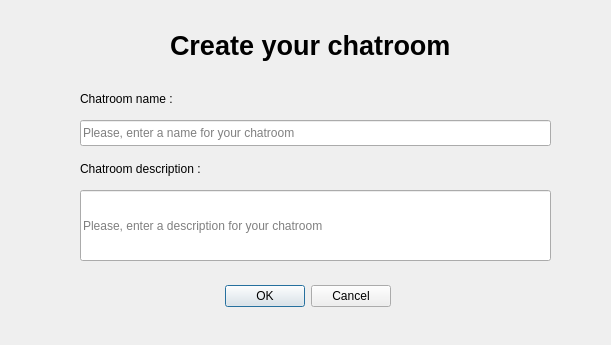
<?xml version="1.0" encoding="UTF-8"?>
<ui version="4.0">
 <class>chatroomCreation</class>
 <widget class="QDialog" name="chatroomCreation">
  <property name="geometry">
   <rect>
    <x>0</x>
    <y>0</y>
    <width>611</width>
    <height>345</height>
   </rect>
  </property>
  <property name="windowTitle">
   <string>Dialog</string>
  </property>
  <widget class="QDialogButtonBox" name="buttonBox">
   <property name="geometry">
    <rect>
     <x>50</x>
     <y>280</y>
     <width>341</width>
     <height>32</height>
    </rect>
   </property>
   <property name="orientation">
    <enum>Qt::Orientation::Horizontal</enum>
   </property>
   <property name="standardButtons">
    <set>QDialogButtonBox::StandardButton::Cancel|QDialogButtonBox::StandardButton::Ok</set>
   </property>
  </widget>
  <widget class="QLabel" name="label">
   <property name="geometry">
    <rect>
     <x>170</x>
     <y>30</y>
     <width>311</width>
     <height>31</height>
    </rect>
   </property>
   <property name="font">
    <font>
     <pointsize>20</pointsize>
     <bold>true</bold>
    </font>
   </property>
   <property name="text">
    <string>Create your chatroom</string>
   </property>
  </widget>
  <widget class="QLabel" name="label_2">
   <property name="geometry">
    <rect>
     <x>80</x>
     <y>90</y>
     <width>121</width>
     <height>18</height>
    </rect>
   </property>
   <property name="text">
    <string>Chatroom name :</string>
   </property>
  </widget>
  <widget class="QLabel" name="label_3">
   <property name="geometry">
    <rect>
     <x>80</x>
     <y>160</y>
     <width>151</width>
     <height>18</height>
    </rect>
   </property>
   <property name="text">
    <string>Chatroom description :</string>
   </property>
  </widget>
  <widget class="QLineEdit" name="chatroomNameLE">
   <property name="geometry">
    <rect>
     <x>80</x>
     <y>120</y>
     <width>471</width>
     <height>26</height>
    </rect>
   </property>
   <property name="placeholderText">
    <string>Please, enter a name for your chatroom</string>
   </property>
  </widget>
  <widget class="QLineEdit" name="chatroomDescriptionLE">
   <property name="geometry">
    <rect>
     <x>80</x>
     <y>190</y>
     <width>471</width>
     <height>71</height>
    </rect>
   </property>
   <property name="placeholderText">
    <string>Please, enter a description for your chatroom</string>
   </property>
  </widget>
 </widget>
 <resources/>
 <connections>
  <connection>
   <sender>buttonBox</sender>
   <signal>accepted()</signal>
   <receiver>chatroomCreation</receiver>
   <slot>accept()</slot>
   <hints>
    <hint type="sourcelabel">
     <x>248</x>
     <y>254</y>
    </hint>
    <hint type="destinationlabel">
     <x>157</x>
     <y>274</y>
    </hint>
   </hints>
  </connection>
  <connection>
   <sender>buttonBox</sender>
   <signal>rejected()</signal>
   <receiver>chatroomCreation</receiver>
   <slot>reject()</slot>
   <hints>
    <hint type="sourcelabel">
     <x>316</x>
     <y>260</y>
    </hint>
    <hint type="destinationlabel">
     <x>286</x>
     <y>274</y>
    </hint>
   </hints>
  </connection>
 </connections>
</ui>
